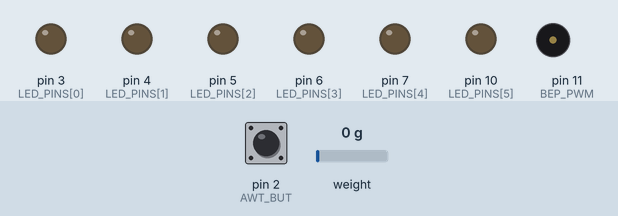
Simulated run of this sketch. Board: Arduino Uno, built with avr-gcc and run on an emulated ATmega328P. Shown: output pins drawn as LEDs (lit = HIGH), buzzer (waves = sounding). Inputs (shaded band) come from the test bench; at power-on: pin 2 (AWT_BUT) LOW, weight on the scale 0 g.

Above: at 5.0 s.
5.1 s: pin 2 (AWT_BUT) pulled HIGH for 0.15 s
At 6.21 s:
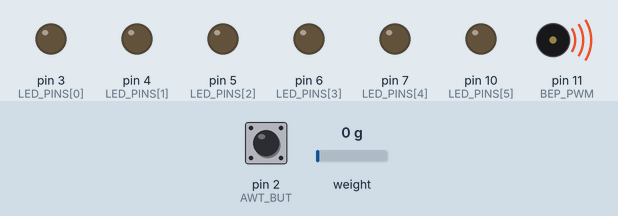
7.8 s: pin 2 (AWT_BUT) pulled HIGH for 1 s
At 9.3 s:
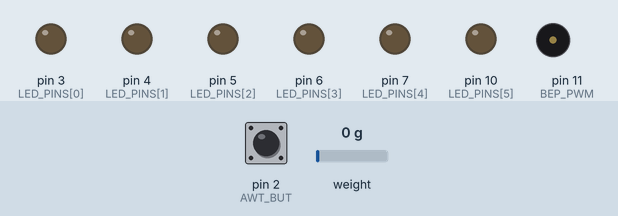
10.3 s: weight on the scale set to 2 g
At 11.3 s:
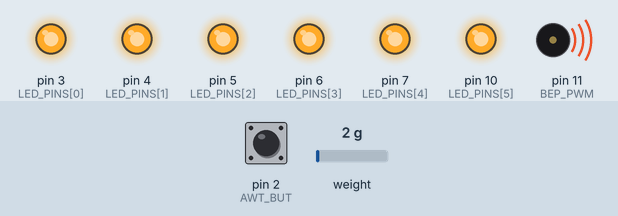
11.8 s: pin 2 (AWT_BUT) pulled HIGH for 3.2 s
At 14.2 s:
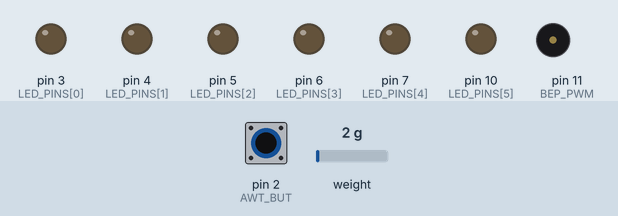
16.5 s: weight on the scale set to 4 g
At 17.3 s:
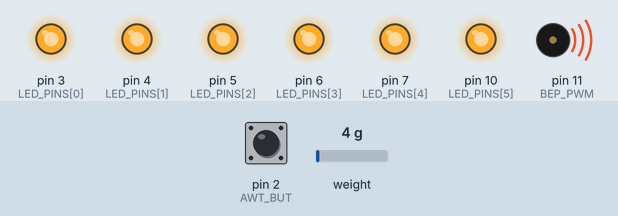
Timing chart, 0 to 19.0 s (numbered marks = the images above; inputs shaded):
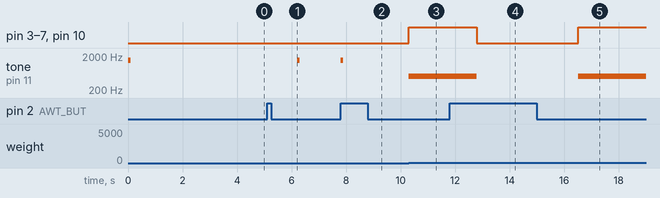

Measured:
- the behaviour switches between 0 and 1 g on weight on the scale (found by bisection; images 2 and 3)
- the behaviour switches between 2 and 3 g on weight on the scale (found by bisection; images 4 and 5)
- after the input at 5.1 s, tone on pin 11 (BEP_PWM): silent → 1500 Hz after 1.1 s, → silent 0.10 s later
- after the input at 7.8 s, tone on pin 11 (BEP_PWM): silent → 1500 Hz at once, → silent 0.10 s later
- after the input at 10.3 s, pin 3 (LED_PINS[0]), pin 4 (LED_PINS[1]), pin 5 (LED_PINS[2]), pin 6 (LED_PINS[3]), pin 7 (LED_PINS[4]), pin 10 (LED_PINS[5]): LOW → HIGH at once; tone on pin 11 (BEP_PWM): silent → 500 Hz at once
- after the input at 11.8 s, pin 3 (LED_PINS[0]), pin 4 (LED_PINS[1]), pin 5 (LED_PINS[2]), pin 6 (LED_PINS[3]), pin 7 (LED_PINS[4]), pin 10 (LED_PINS[5]): HIGH → LOW after 1.0 s; tone on pin 11 (BEP_PWM): 500 Hz → silent after 1.0 s
- after the input at 16.5 s, pin 3 (LED_PINS[0]), pin 4 (LED_PINS[1]), pin 5 (LED_PINS[2]), pin 6 (LED_PINS[3]), pin 7 (LED_PINS[4]), pin 10 (LED_PINS[5]): LOW → HIGH at once; tone on pin 11 (BEP_PWM): silent → 500 Hz at once

The sketch:

coin_scale.ino
```cpp
#include "HX711.h"
#include "GyverTimers.h"

HX711 wt_chip;

enum PINS {
  HX_DT = 8,                            // in pin, connected to DT of HX711
  HX_SCK = 9,                           // in pin, connected to SCK of HX711
  BEP_PWM = 11,                         // out pin, conected to the beeper
  AWT_BUT = 2                           // in pin, connected to the button
};

const unsigned AWT_BUT_INT = digitalPinToInterrupt(AWT_BUT);

volatile bool await;

void wait_button() {
  await = true;
  while(await) {
    delay(200);
  }
}

void stop_wait() {
  await = false;
}

void recalibrate() {
  wt_chip.tare();                       // maybe no wrapper needed
}

const unsigned NLEDS = 6;
const unsigned LED_PINS[6] = {3, 4, 5, 6, 7, 10};
int leds_lit = 0;

bool overload_beeping = false;

inline void beep() {
  tone(BEP_PWM, 1500, 100);
}

inline void overload_beep() {
  tone(BEP_PWM, 500);
  overload_beeping = true;
}

inline void stop_overload_beep() {
  noTone(BEP_PWM);
  overload_beeping = false;
}

volatile bool weight_changed = false;
volatile bool pulse_beeping = false;
volatile bool beep_pulse_up = false;

inline void pulse_beep() {
  tone(BEP_PWM, 500);
  beep_pulse_up = true;
}

inline void stop_pulse_beep() {
  noTone(BEP_PWM);
  beep_pulse_up = false;
}

const unsigned TIM1_ROUNDS = 20;
unsigned tim1_ctr = 0;

ISR(TIMER1_A) {
  if (!pulse_beeping) {
    if (tim1_ctr < TIM1_ROUNDS) {
      if (weight_changed) {
        tim1_ctr = 0;
        weight_changed = false;
      } else {
        tim1_ctr += 1;
      }
    } else {
      pulse_beeping = true;
    }
  } else if (weight_changed) {
    pulse_beeping = false;
    weight_changed = false;
    tim1_ctr = 0;
  }
}

const unsigned TIM0_ROUNDS = 15;
unsigned tim0_ctr = 0;

ISR(TIMER0_A) {
  if (tim0_ctr >= TIM0_ROUNDS) {
    if (!overload_beeping) {
      if (beep_pulse_up) {
        stop_pulse_beep();
      } else if (pulse_beeping) {
        pulse_beep();
      }
    }
    tim0_ctr = 0;
  } else {
    tim0_ctr += 1;
  }
}

#define FIFTEENMILSEC 15000
#define HALFSEC 500000

void setup() {
  pinMode(BEP_PWM, OUTPUT);

  pinMode(AWT_BUT, INPUT);
  attachInterrupt(AWT_BUT_INT, stop_wait, RISING);

  wt_chip.begin(HX_DT, HX_SCK);
  wt_chip.set_average_mode();

  beep();
  wait_button();
  wt_chip.tare();

  beep();
  wait_button();
  wt_chip.calibrate_scale(1, 10);       // 1 coin exactly

  for (int i = 0; i < NLEDS; ++i) {
    pinMode(LED_PINS[i], OUTPUT);
    digitalWrite(LED_PINS[i], LOW);
  }

  Timer0.setPeriod(FIFTEENMILSEC);
  Timer1.setPeriod(HALFSEC);

  noInterrupts();
  Timer0.enableISR(CHANNEL_A);
  Timer1.enableISR(CHANNEL_A);
  detachInterrupt(AWT_BUT_INT);         // for safe int replacemet
  attachInterrupt(AWT_BUT_INT, recalibrate, RISING);
  interrupts();

  beep();
}

void loop() {
  float weight = wt_chip.get_units();

  if (weight > (float)NLEDS + 0.5) {
    if (!overload_beeping) {
      overload_beep();
    }
  } else if (overload_beeping) {
      stop_overload_beep();
  }

  if (weight > (float)leds_lit + 0.5) {
    weight_changed = true;
    while (weight > (float)leds_lit + 0.5 && leds_lit < NLEDS) {
      digitalWrite(LED_PINS[leds_lit], HIGH);
      leds_lit += 1;
    }
  } else if (weight < (float)leds_lit - 0.5) {
    weight_changed = true;
    while (weight < (float)leds_lit - 0.5 && leds_lit > 0) {
      digitalWrite(LED_PINS[leds_lit - 1], LOW);
      leds_lit -= 1;
    }
  }
}
```
